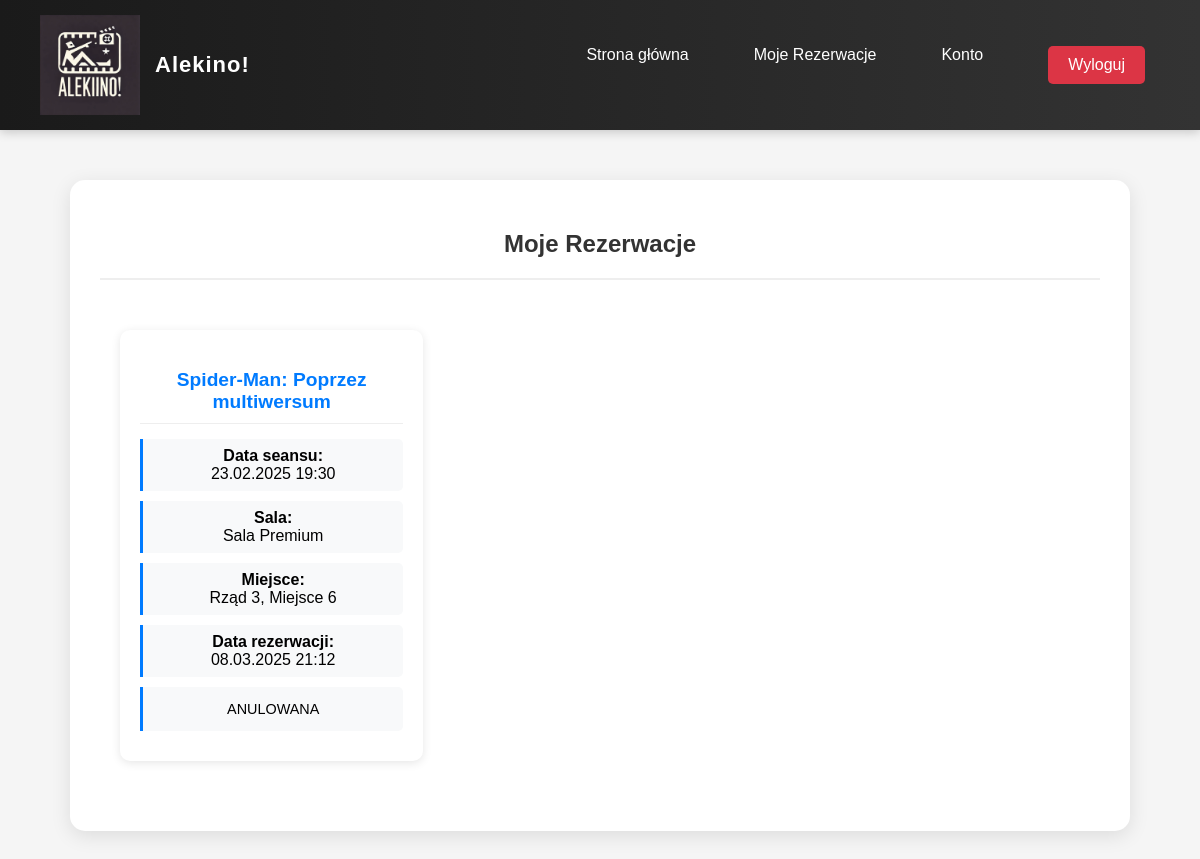
The app's page /Strona/rezerwacje.php (signed in) with its own data.
### tables this page shows
CREATE TABLE `rezerwacje` (
  `rezerwacja_id` int(11) NOT NULL,
  `klient_id` int(11) DEFAULT NULL,
  `seans_id` int(11) DEFAULT NULL,
  `miejsce_id` int(11) DEFAULT NULL,
  `data_rezerwacji` datetime DEFAULT current_timestamp(),
  `status` enum('aktywna','anulowana','zakonczona') DEFAULT 'aktywna'
);

CREATE TABLE `filmy` (
  `film_id` int(11) NOT NULL,
  `tytul` varchar(100) NOT NULL,
  `czas_trwania` int(11) NOT NULL,
  `gatunek` varchar(50) DEFAULT NULL,
  `opis` text DEFAULT NULL,
  `data_premiery` date DEFAULT NULL,
  `ograniczenie_wiekowe` varchar(5) DEFAULT NULL
);

CREATE TABLE `seanse` (
  `seans_id` int(11) NOT NULL,
  `film_id` int(11) DEFAULT NULL,
  `sala_id` int(11) DEFAULT NULL,
  `data_seansu` datetime NOT NULL,
  `cena` decimal(10,2) NOT NULL
);

CREATE TABLE `sale` (
  `sala_id` int(11) NOT NULL,
  `nazwa_sali` varchar(50) NOT NULL,
  `pojemnosc` int(11) NOT NULL,
  `czy_3d` tinyint(1) DEFAULT 0
);

CREATE TABLE `miejsca` (
  `miejsce_id` int(11) NOT NULL,
  `sala_id` int(11) DEFAULT NULL,
  `numer_rzedu` int(11) NOT NULL,
  `numer_miejsca` int(11) NOT NULL
);

### Strona/rezerwacje.php (the view, shortened to what this page needs)
<?php
require_once 'config.php';
$stmt = $db->prepare("
    SELECT r.*, f.tytul, s.data_seansu, m.numer_rzedu, m.numer_miejsca, sa.nazwa_sali
    FROM rezerwacje r
    JOIN seanse s ON r.seans_id = s.seans_id
    JOIN filmy f ON s.film_id = f.film_id
    JOIN miejsca m ON r.miejsce_id = m.miejsce_id
    JOIN sale sa ON s.sala_id = sa.sala_id
    WHERE r.klient_id = ?
    ORDER BY r.data_rezerwacji DESC
");
$stmt->execute([$_SESSION['user_id']]);
$reservations = $stmt->fetchAll(PDO::FETCH_ASSOC);
?>
<!DOCTYPE html>
<html lang="pl">
<head>
    <link rel="stylesheet" href="style.css">
</head>
<body>
    <header>
        <div class="logo-container">
            <img src="zdjecia/logo/logo.png" alt="Alekino Logo">
            <h1>Alekino!</h1>
        </div>
        <nav>
            <ul>
                <li><a href="index.php">Strona główna</a></li>
                <li><a href="rezerwacje.php">Moje Rezerwacje</a></li>
                <?php if (isset($_SESSION['user_id'])): ?>
                    <li><a href="konto.php">Konto</a></li>
                    <li><a href="wylogowanie.php" class="logout-btn">Wyloguj</a></li>
                <?php else: ?>
                    <li><a href="login.php">Konto/Logowanie</a></li>
                    <li><a href="rejestracja.php">Rejestracja</a></li>
                <?php endif; ?>
            </ul>
        </nav>
    </header>
    <main class="reservations-container">
        <h2>Moje Rezerwacje</h2>
        <?php if (empty($reservations)): ?>
            <p class="no-reservations">Nie masz jeszcze żadnych rezerwacji.</p>
        <?php else: ?>
            <div class="reservations-list">
                <?php foreach ($reservations as $reservation): ?>
                    <div class="reservation-card">
                        <h3><?php echo htmlspecialchars($reservation['tytul']); ?></h3>
                        <p>
                            <strong>Data seansu:</strong><br>
                            <?php echo date('d.m.Y H:i', strtotime($reservation['data_seansu'])); ?>
                        </p>
                        <p>
                            <strong>Sala:</strong><br>
                            <?php echo htmlspecialchars($reservation['nazwa_sali']); ?>
                        </p>
                        <p>
                            <strong>Miejsce:</strong><br>
                            Rząd <?php echo $reservation['numer_rzedu']; ?>,
                            Miejsce <?php echo $reservation['numer_miejsca']; ?>
                        </p>
                        <p>
                            <strong>Data rezerwacji:</strong><br>
                            <?php echo date('d.m.Y H:i', strtotime($reservation['data_rezerwacji'])); ?>
                        </p>
                        <p>
                            <span class="status <?php echo strtolower($reservation['status']); ?>">
                                <?php echo htmlspecialchars($reservation['status']); ?>
                            </span>
                        </p>
                    </div>
                <?php endforeach; ?>
            </div>
        <?php endif; ?>
    </main>
</body>
</html>

### Strona/style.css (style rules this page uses)
body { font-family: Arial, sans-serif; margin: 0; padding: 0; background-color: #f5f5f5; text-align: center; }
header { background: linear-gradient(to right, #1a1a1a, #333); color: white; padding: 15px 40px; display: flex; justify-content: space-between; align-items: center; box-shadow: 0 2px 10px rgba(0,0,0,0.2); }
.logo-container { display: flex; align-items: center; gap: 15px; }
.logo-container img { width: 100px; height: 100px; object-fit: contain; transition: transform 0.3s ease; }
.logo-container h1 { margin: 0; font-size: 22px; color: white; font-weight: 600; letter-spacing: 1px; }
nav { display: flex; align-items: center; }
nav ul { display: flex; gap: 35px; margin: 0; padding: 0; }
nav ul li { position: relative; display: inline; margin: 0 15px; }
nav ul li a { color: white; text-decoration: none; font-size: 16px; font-weight: 500; padding: 8px 0; transition: all 0.3s ease; }
nav ul li a:after { content: ''; position: absolute; width: 0; height: 2px; bottom: 0; left: 0; background-color: #007BFF; transition: width 0.3s ease; }
nav a { color: white; text-decoration: none; }
.logout-btn { display: inline-block; background: #dc3545; color: white; padding: 10px 20px; border-radius: 5px; text-decoration: none; transition: background 0.3s ease; }
.reservations-container { max-width: 1000px; margin: 50px auto; padding: 30px; background: white; border-radius: 15px; box-shadow: 0 5px 20px rgba(0,0,0,0.1); }
.reservations-container h2 { color: #333; text-align: center; padding-bottom: 20px; border-bottom: 2px solid #eee; margin-bottom: 30px; }
.reservation-card h3 { color: #007BFF; font-size: 1.2em; margin-bottom: 15px; padding-bottom: 10px; border-bottom: 1px solid #eee; }
.reservations-list { display: grid; grid-template-columns: repeat(auto-fill, minmax(300px, 1fr)); gap: 25px; padding: 20px; }
.reservation-card { background: white; border-radius: 10px; padding: 20px; margin-bottom: 20px; box-shadow: 0 2px 10px rgba(0,0,0,0.1); transition: transform 0.3s ease; }
.reservation-card p { margin: 10px 0; padding: 8px; border-left: 3px solid #007BFF; background: #f8f9fa; border-radius: 0 5px 5px 0; }
.reservation-card .status { display: inline-block; padding: 6px 12px; border-radius: 20px; font-weight: 500; text-transform: uppercase; font-size: 0.9em; }

### records on screen
rezerwacje: filmy.tytul "Spider-Man: Poprzez multiwersum", seans.data_seansu "23.02.2025 19:30", sale.nazwa_sali "Sala Premium", miejsce.numer_rzedu "3", miejsce.numer_miejsca "6", data_rezerwacji "08.03.2025 21:12", status "ANULOWANA"
